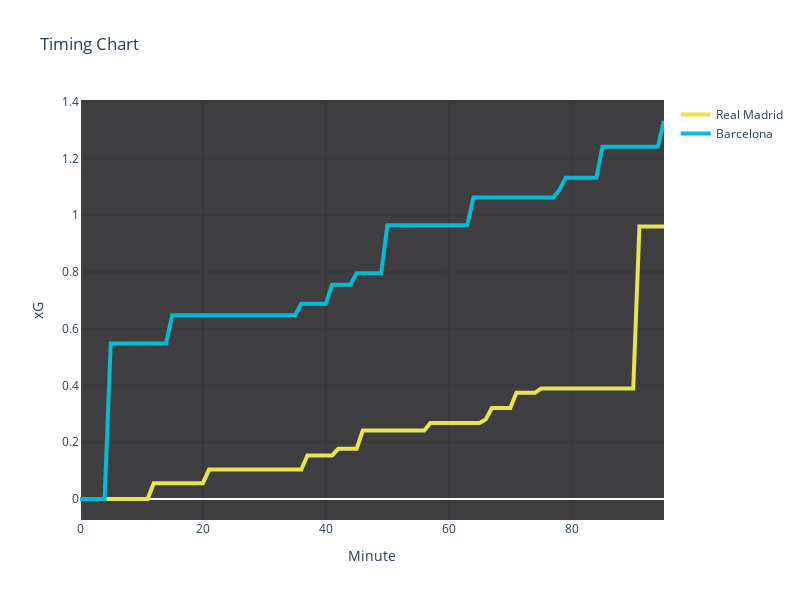

Notebook code for this chart:
### Code cell
# Create traces for each of the teams xG
trace0 = go.Scatter(
    x = timing_chart_df[timing_chart_df['h_a'] == 'Real Madrid']['minute'],
    y = timing_chart_df[timing_chart_df['h_a'] == 'Real Madrid']['running_sum_xG'],
    mode = 'lines',
    name = 'Real Madrid',
    line = dict(
        color = ('#E5E64B'),
        width = 4)
)
trace1 = go.Scatter(
    x = timing_chart_df[timing_chart_df['h_a'] == 'Barcelona']['minute'],
    y = timing_chart_df[timing_chart_df['h_a'] == 'Barcelona']['running_sum_xG'],
    mode = 'lines',
    name = 'Barcelona',
    line = dict(
        color = ('#00BCD4'),
        width = 4)
)

data_comp = [trace0, trace1]

layout_comp = go.Layout(
    autosize=False,
    width=800,
    height=600,
    title='Timing Chart',
    plot_bgcolor='#3E3E40',
    hovermode='x',
    xaxis=dict(
        title='Minute',
        ticklen=15,
        zeroline=True,
        showgrid=True,
        gridcolor='#39393B',
        gridwidth=2,
    ),
    yaxis=dict(
        title='xG',
        ticklen=5,
        gridwidth=2,
        zeroline=True,
        showgrid=True,
        gridcolor='#39393B',
    ),
)

fig_comp = go.Figure(data=data_comp, layout=layout_comp)
fig_comp.show()

### Figure 1 — Plotly figure (JSON) as saved in the notebook; plotly's stock layout.template omitted (floating-point values rounded to 4 significant figures)
{"data": [{"line": {"color": "#E5E64B", "width": 4}, "mode": "lines", "name": "Real Madrid", "type": "scatter", "x": [0, 1, 2, 3, 4, 5, 6, 7, 8, 9, 10, 11, 12, 13, 14, 15, 16, 17, 18, 19, 20, 21, 22, 23, 24, 25, 26, 27, 28, 29, 30, 31, 32, 33, 34, 35, 36, 37, 38, 39, 40, 41, 42, 43, 44, 45, 46, 47, 48, 49, 50, 51, 52, 53, 54, 55, 56, 57, 58, 59, 60, 61, 62, 63, 64, 65, 66, 67, 68, 69, 70, 71, 72, 73, 74, 75, 76, 77, 78, 79, 80, 81, 82, 83, 84, 85, 86, 87, 88, 89, 90, 91, 92, 93, 94, 95], "y": [0, 0, 0, 0, 0, 0, 0, 0, 0, 0, 0, 0, 0.05581, 0.05581, 0.05581, 0.05581, 0.05581, 0.05581, 0.05581, 0.05581, 0.05581, 0.1036, 0.1036, 0.1036, 0.1036, 0.1036, 0.1036, 0.1036, 0.1036, 0.1036, 0.1036, 0.1036, 0.1036, 0.1036, 0.1036, 0.1036, 0.1036, 0.1532, 0.1532, 0.1532, 0.1532, 0.1532, 0.1766, 0.1766, 0.1766, 0.1766, 0.2412, 0.2412, 0.2412, 0.2412, 0.2412, 0.2412, 0.2412, 0.2412, 0.2412, 0.2412, 0.2412, 0.2674, 0.2674, 0.2674, 0.2674, 0.2674, 0.2674, 0.2674, 0.2674, 0.2674, 0.2805, 0.3206, 0.3206, 0.3206, 0.3206, 0.3738, 0.3738, 0.3738, 0.3738, 0.3891, 0.3891, 0.3891, 0.3891, 0.3891, 0.3891, 0.3891, 0.3891, 0.3891, 0.3891, 0.3891, 0.3891, 0.3891, 0.3891, 0.3891, 0.3891, 0.9594, 0.9594, 0.9594, 0.9594, 0.9594]}, {"line": {"color": "#00BCD4", "width": 4}, "mode": "lines", "name": "Barcelona", "type": "scatter", "x": [0, 1, 2, 3, 4, 5, 6, 7, 8, 9, 10, 11, 12, 13, 14, 15, 16, 17, 18, 19, 20, 21, 22, 23, 24, 25, 26, 27, 28, 29, 30, 31, 32, 33, 34, 35, 36, 37, 38, 39, 40, 41, 42, 43, 44, 45, 46, 47, 48, 49, 50, 51, 52, 53, 54, 55, 56, 57, 58, 59, 60, 61, 62, 63, 64, 65, 66, 67, 68, 69, 70, 71, 72, 73, 74, 75, 76, 77, 78, 79, 80, 81, 82, 83, 84, 85, 86, 87, 88, 89, 90, 91, 92, 93, 94, 95], "y": [0, 0, 0, 0, 0, 0.5481, 0.5481, 0.5481, 0.5481, 0.5481, 0.5481, 0.5481, 0.5481, 0.5481, 0.5481, 0.6471, 0.6471, 0.6471, 0.6471, 0.6471, 0.6471, 0.6471, 0.6471, 0.6471, 0.6471, 0.6471, 0.6471, 0.6471, 0.6471, 0.6471, 0.6471, 0.6471, 0.6471, 0.6471, 0.6471, 0.6471, 0.6878, 0.6878, 0.6878, 0.6878, 0.6878, 0.7546, 0.7546, 0.7546, 0.7546, 0.795, 0.795, 0.795, 0.795, 0.795, 0.9642, 0.9642, 0.9642, 0.9642, 0.9642, 0.9642, 0.9642, 0.9642, 0.9642, 0.9642, 0.9642, 0.9642, 0.9642, 0.9642, 1.062, 1.062, 1.062, 1.062, 1.062, 1.062, 1.062, 1.062, 1.062, 1.062, 1.062, 1.062, 1.062, 1.062, 1.089, 1.132, 1.132, 1.132, 1.132, 1.132, 1.132, 1.241, 1.241, 1.241, 1.241, 1.241, 1.241, 1.241, 1.241, 1.241, 1.241, 1.331]}], "layout": {"autosize": false, "height": 600, "hovermode": "x", "plot_bgcolor": "#3E3E40", "title": {"text": "Timing Chart"}, "width": 800, "xaxis": {"gridcolor": "#39393B", "gridwidth": 2, "showgrid": true, "ticklen": 15, "title": {"text": "Minute"}, "zeroline": true}, "yaxis": {"gridcolor": "#39393B", "gridwidth": 2, "showgrid": true, "ticklen": 5, "title": {"text": "xG"}, "zeroline": true}}}
